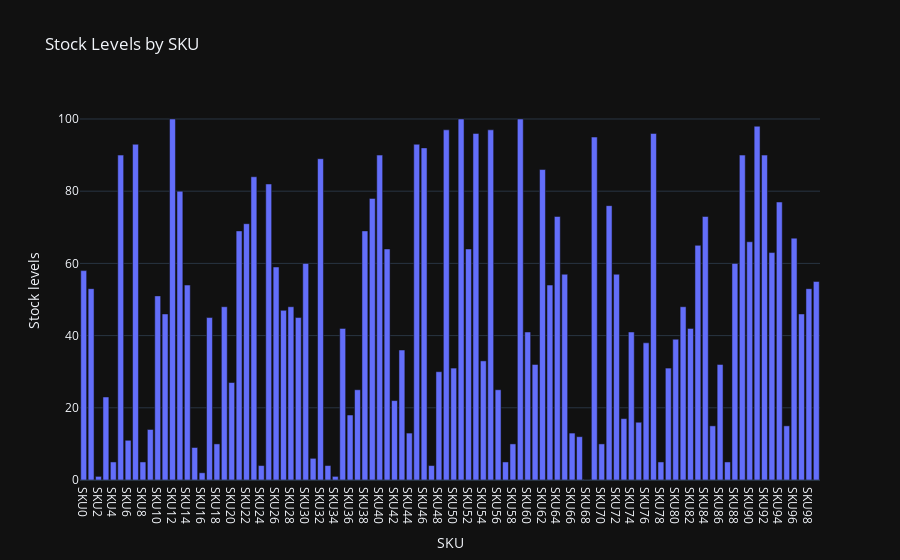

Notebook code for this chart:
### Code cell
stock_chart = px.bar(data, x='SKU',
                        y='Stock levels',
                        title='Stock Levels by SKU')
stock_chart.show()

### Figure 1 — Plotly figure (JSON) as saved in the notebook; plotly's stock layout.template omitted (floating-point values rounded to 4 significant figures)
{"data": [{"alignmentgroup": "True", "hovertemplate": "SKU=%{x}<br>Stock levels=%{y}<extra></extra>", "legendgroup": "", "marker": {"color": "#636efa", "pattern": {"shape": ""}}, "name": "", "offsetgroup": "", "orientation": "v", "showlegend": false, "textposition": "auto", "type": "bar", "x": ["SKU0", "SKU1", "SKU2", "SKU3", "SKU4", "SKU5", "SKU6", "SKU7", "SKU8", "SKU9", "SKU10", "SKU11", "SKU12", "SKU13", "SKU14", "SKU15", "SKU16", "SKU17", "SKU18", "SKU19", "SKU20", "SKU21", "SKU22", "SKU23", "SKU24", "SKU25", "SKU26", "SKU27", "SKU28", "SKU29", "SKU30", "SKU31", "SKU32", "SKU33", "SKU34", "SKU35", "SKU36", "SKU37", "SKU38", "SKU39", "SKU40", "SKU41", "SKU42", "SKU43", "SKU44", "SKU45", "SKU46", "SKU47", "SKU48", "SKU49", "SKU50", "SKU51", "SKU52", "SKU53", "SKU54", "SKU55", "SKU56", "SKU57", "SKU58", "SKU59", "SKU60", "SKU61", "SKU62", "SKU63", "SKU64", "SKU65", "SKU66", "SKU67", "SKU68", "SKU69", "SKU70", "SKU71", "SKU72", "SKU73", "SKU74", "SKU75", "SKU76", "SKU77", "SKU78", "SKU79", "SKU80", "SKU81", "SKU82", "SKU83", "SKU84", "SKU85", "SKU86", "SKU87", "SKU88", "SKU89", "SKU90", "SKU91", "SKU92", "SKU93", "SKU94", "SKU95", "SKU96", "SKU97", "SKU98", "SKU99"], "xaxis": "x", "y": [58, 53, 1, 23, 5, 90, 11, 93, 5, 14, 51, 46, 100, 80, 54, 9, 2, 45, 10, 48, 27, 69, 71, 84, 4, 82, 59, 47, 48, 45, 60, 6, 89, 4, 1, 42, 18, 25, 69, 78, 90, 64, 22, 36, 13, 93, 92, 4, 30, 97, 31, 100, 64, 96, 33, 97, 25, 5, 10, 100, 41, 32, 86, 54, 73, 57, 13, 12, 0, 95, 10, 76, 57, 17, 41, 16, 38, 96, 5, 31, 39, 48, 42, 65, 73, 15, 32, 5, 60, 90, 66, 98, 90, 63, 77, 15, 67, 46, 53, 55], "yaxis": "y"}], "layout": {"barmode": "relative", "legend": {"tracegroupgap": 0}, "title": {"text": "Stock Levels by SKU"}, "xaxis": {"anchor": "y", "domain": [0, 1], "title": {"text": "SKU"}}, "yaxis": {"anchor": "x", "domain": [0, 1], "title": {"text": "Stock levels"}}}}
